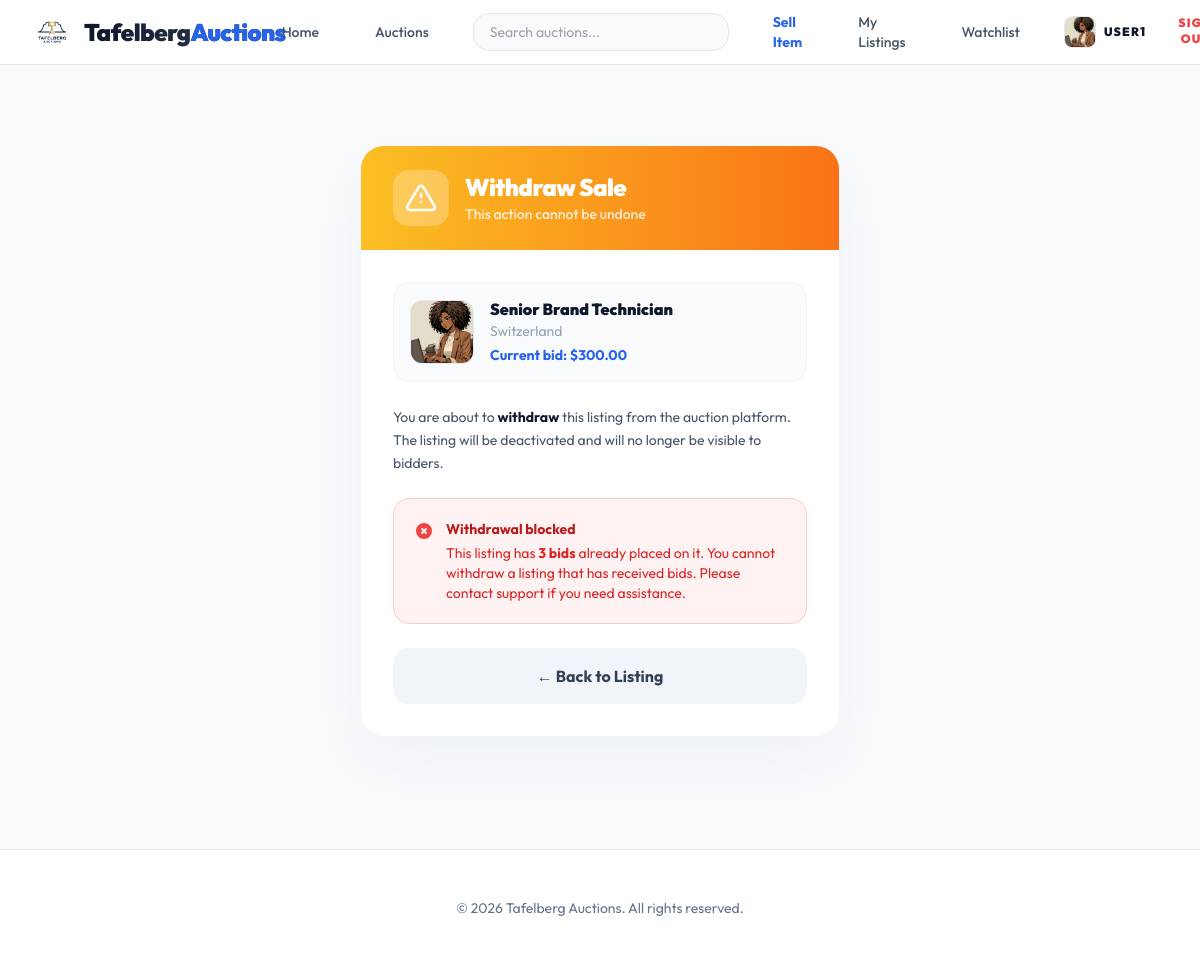
The app's page /listing/5/withdraw/ (signed in) with its own data.
### apps/accounts/models.py (models this page shows, shortened)
class User(AbstractUser):
    is_seller = models.BooleanField(default=False)
    is_buyer = models.BooleanField(default=True)
    phone_number = models.CharField(max_length=15, blank=True, null=True)
    phone_verified = models.BooleanField(default=False)
    bio = models.TextField(max_length=500, blank=True)
    class Meta:
        verbose_name = 'User'
        verbose_name_plural = 'Users'

class Profile(models.Model):
    user = models.OneToOneField(User, on_delete=models.CASCADE, related_name='profile')
    avatar = models.ImageField(upload_to='avatars/', blank=True, null=True)
    address = models.TextField(blank=True)
    city = models.CharField(max_length=100, blank=True)
    country = models.CharField(max_length=100, blank=True)
    verified = models.BooleanField(default=False)

### apps/auctions/models.py (models this page shows, shortened)
class Listing(models.Model):
    seller = models.ForeignKey(settings.AUTH_USER_MODEL, on_delete=models.CASCADE, related_name='listings')
    title = models.CharField(max_length=200)
    description = models.TextField()
    starting_bid = models.DecimalField(max_digits=12, decimal_places=2)
    current_bid = models.DecimalField(max_digits=12, decimal_places=2, null=True, blank=True)
    image = models.ImageField(upload_to='listings/', blank=True, null=True)
    category = models.CharField(
        max_length=50,
        choices=CategoryChoices.choices,
        default=CategoryChoices.OTHER
    )
    deposit_required = models.BooleanField(default=False)
    deposit_amount = models.DecimalField(max_digits=12, decimal_places=2, null=True, blank=True)
    escrow_hold = models.BooleanField(default=True)
    start_time = models.DateTimeField(default=timezone.now)
    end_time = models.DateTimeField()
    is_active = models.BooleanField(default=True)
    notified_ending_soon = models.BooleanField(default=False)
    created_at = models.DateTimeField(auto_now_add=True)

### apps/auctions/views.py (the view, shortened to what this page needs)
# urls.py: path('listing/<int:pk>/withdraw/', views.listing_withdraw, name='listing_withdraw'),
@login_required
def listing_withdraw(request, pk):
    listing = get_object_or_404(Listing, pk=pk)
    if listing.seller != request.user:
        messages.error(request, "You are not authorized to withdraw this listing.")
        return redirect('listing_detail', pk=pk)
    if not listing.is_active:
        messages.error(request, "This listing is already inactive.")
        return redirect('listing_detail', pk=pk)
    bid_count = listing.bids.count()
    return render(request, 'auctions/listing_confirm_withdraw.html', {
        'listing': listing,
        'bid_count': bid_count,
    })

### apps/auctions/templatetags/auctions_extras.py (called while the page is built)
@register.filter(name='has_group')
def has_group(user, group_name):
    if not user.is_authenticated:
        return False
    return user.groups.filter(name=group_name).exists()

### templates/auctions/listing_confirm_withdraw.html (shortened to what this page needs)
{% extends "base.html" %}
{% block content %}
<div class="max-w-lg mx-auto mt-12 px-4">
    <div class="bg-white rounded-3xl border border-slate-100 shadow-2xl shadow-slate-200/60 overflow-hidden">
        <div class="bg-gradient-to-r from-amber-400 to-orange-500 px-8 py-6 flex items-center space-x-4">
            <div class="w-14 h-14 bg-white/25 rounded-2xl flex items-center justify-center flex-shrink-0">
                <svg xmlns="http://www.w3.org/2000/svg" class="h-8 w-8 text-white" fill="none" viewBox="0 0 24 24" stroke="currentColor" stroke-width="2">
                    <path stroke-linecap="round" stroke-linejoin="round" d="M12 9v2m0 4h.01M10.29 3.86L1.82 18a2 2 0 001.71 3h16.94a2 2 0 001.71-3L13.71 3.86a2 2 0 00-3.42 0z"/>
                </svg>
            </div>
            <div>
                <h1 class="text-2xl font-black text-white tracking-tight leading-tight">Withdraw Sale</h1>
                <p class="text-white/80 text-sm font-medium mt-0.5">This action cannot be undone</p>
            </div>
        </div>
        <div class="px-8 py-8 space-y-6">
            <div class="flex items-center space-x-4 bg-slate-50 rounded-2xl p-4 border border-slate-100">
                {% if listing.image %}
                    <img src="{{ listing.image.url }}" alt="{{ listing.title }}"
                         class="w-16 h-16 rounded-xl object-cover flex-shrink-0 border border-slate-200">
                {% endif %}
                <div>
                    <p class="font-black text-slate-900 text-base leading-tight">{{ listing.title }}</p>
                    <p class="text-slate-400 text-sm mt-0.5">{{ listing.category }}</p>
                    <p class="text-blue-600 font-bold text-sm mt-1">
                        Current bid: ${{ listing.current_bid|default:listing.starting_bid }}
                    </p>
                </div>
            </div>
            <p class="text-slate-600 text-sm leading-relaxed">
                You are about to <span class="font-bold text-slate-900">withdraw</span> this listing from the auction platform.
                The listing will be deactivated and will no longer be visible to bidders.
            </p>
            {% if bid_count > 0 %}
                <div class="bg-red-50 border border-red-200 rounded-2xl p-5 flex items-start space-x-3">
                    <div class="flex-shrink-0 mt-0.5">
                    </div>
                    <div>
                        <p class="text-red-700 font-bold text-sm">Withdrawal blocked</p>
                        <p class="text-red-600 text-sm mt-1">
                            This listing has <strong>{{ bid_count }} bid{{ bid_count|pluralize }}</strong> already placed on it.
                            You cannot withdraw a listing that has received bids. Please contact support if you need assistance.
                        </p>
                    </div>
                </div>
                <a href="{% url 'listing_detail' listing.id %}"
                   class="block w-full text-center bg-slate-100 hover:bg-slate-200 text-slate-700 font-bold py-4 rounded-2xl transition-all hover:-translate-y-0.5 active:translate-y-0">
                    ← Back to Listing
                </a>
            {% endif %}
        </div>
    </div>
</div>
{% endblock %}

### templates/base.html (shortened to what this page needs)
{% load static auctions_extras %}
<!DOCTYPE html>
<html lang="en">
<head>
    <script src="https://cdn.tailwindcss.com"></script>
</head>
<body class="bg-slate-50 text-slate-900" hx-boost="true">
    <nav class="bg-white border-b border-slate-200 sticky top-0 z-50">
        <div class="max-w-7xl mx-auto px-4 sm:px-6 lg:px-8">
            <div class="flex justify-between h-16">
                <div class="flex items-center">
                    <a href="{% url 'listing_list' %}" class="flex items-center space-x-3 group">
                        <img src="{% static 'img/logo.png' %}" alt="Tafelberg Auctions" class="w-10 h-10 object-contain group-hover:scale-110 transition-transform duration-300">
                        <span class="text-2xl font-black bg-gradient-to-r from-slate-900 to-slate-700 bg-clip-text text-transparent tracking-tight">
                            Tafelberg<span class="text-blue-600">Auctions</span>
                        </span>
                    </a>
                </div>
                <div class="hidden sm:ml-6 sm:flex sm:items-center space-x-8">
                    <a href="{% url 'listing_list' %}" class="text-slate-600 hover:text-blue-600 px-3 py-2 text-sm font-medium transition-colors">Home</a>
                    <a href="{% url 'listing_list' %}" class="text-slate-600 hover:text-blue-600 px-3 py-2 text-sm font-medium transition-colors">Auctions</a>
                    <div class="relative hidden lg:block">
                        <form action="{% url 'listing_list' %}" method="get" class="flex items-center space-x-2">
                            <input id="global-search-input" name="q" type="search" placeholder="Search auctions..." autocomplete="off"
                                   class="w-64 px-4 py-2 rounded-2xl border border-slate-200 focus:ring-2 focus:ring-blue-600 focus:border-transparent transition-all outline-none bg-slate-50 text-sm"
                                   hx-get="{% url 'search_suggestions' %}"
                                   hx-trigger="keyup changed delay:250ms from:#global-search-input"
                                   hx-target="#search-suggestions"
                                   hx-swap="innerHTML" />
                        </form>
                    </div>
                    {% if user.is_authenticated %}
                        <a href="{% url 'listing_create' %}" class="text-blue-600 hover:text-blue-700 px-3 py-2 text-sm font-bold transition-colors">Sell Item</a>
                        <a href="{% url 'my_listings' %}" class="text-slate-600 hover:text-blue-600 px-3 py-2 text-sm font-medium transition-colors">My Listings</a>
                        <a href="{% url 'watchlist' %}" class="text-slate-600 hover:text-blue-600 px-3 py-2 text-sm font-medium transition-colors">Watchlist</a>
                        <a href="{% url 'profile' %}" class="flex items-center space-x-2 group">
                             <div class="w-8 h-8 rounded-lg bg-slate-100 flex items-center justify-center text-slate-400 font-black group-hover:bg-blue-600 group-hover:text-white transition-all overflow-hidden border border-slate-200">
                                 {% if user.profile.avatar %}
                                     <img src="{{ user.profile.avatar.url }}" class="w-full h-full object-cover">
                                 {% else %}
                                     {{ user.username|slice:":1"|upper }}
                                 {% endif %}
                             </div>
                             <span class="text-xs font-black text-slate-900 uppercase tracking-widest hidden md:block">{{ user.username }}</span>
                        </a>
                        <form action="{% url 'logout' %}" method="post" class="inline">
                            <button type="submit" class="text-xs font-black text-red-500 uppercase tracking-widest hover:text-red-600 transition-colors">Sign Out</button>
                        </form>
                    {% endif %}
                </div>
            </div>
        </div>
    </nav>
    <main class="max-w-7xl mx-auto px-4 sm:px-6 lg:px-8 py-8">
        {% block content %}{% endblock %}
    </main>
    <footer class="bg-white border-t border-slate-200 mt-20">
        <div class="max-w-7xl mx-auto px-4 py-12 sm:px-6 lg:px-8">
            <p class="text-center text-slate-500 text-sm">
                &copy; 2026 Tafelberg Auctions. All rights reserved.
            </p>
        </div>
    </footer>
</body>
</html>

### templates/base.html (style rules this page uses)
body { font-family: 'Outfit', sans-serif; }

### records on screen
User: profile.avatar (picture), username "USER1"
Listing: image (picture), title "Senior Brand Technician", category "Switzerland", current_bid "300.00"

### other values on screen
{{ bid_count }} "3"
